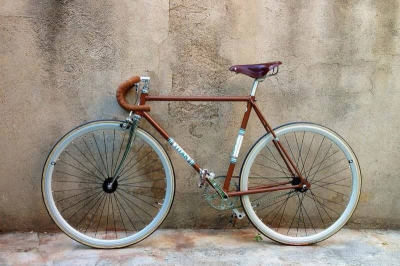
#> input picture 2 Parcial/mascaras/bici.jpg, 400 x 266 px
$ python mascaras.py
#> lines starting #> are read from the running program, lines starting #| are printed output that depends on the picture
import cv2
import numpy as np
import matplotlib.pyplot as plt

# Función para cargar la imagen
def cargar_imagen(ruta):
#> called with ruta = 'bici.jpg'
    imagen = cv2.imread(ruta, cv2.IMREAD_COLOR)  # Lee la imagen en color
#> imagen is the input picture: shape (266, 400, 3); mean B, G, R 131.1, 144, 154.3

    # Muestra la imagen
    cv2.imshow('Imagen Original', imagen)

    # Espera hasta que se presione una tecla
    cv2.waitKey(0)

    # Cierra todas las ventanas de OpenCV
    cv2.destroyAllWindows()
    return cv2.imread(ruta, cv2.IMREAD_GRAYSCALE)
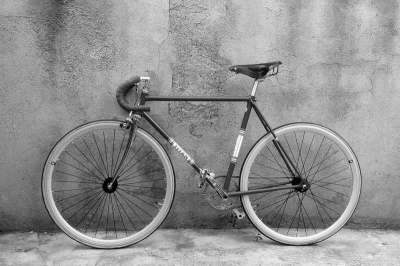
#> returned value: shape (266, 400); min 0, max 251, mean 145.1

# Función para mostrar la imagen
def mostrar_imagen(titulo, imagen):
    imagen = imagen.astype(np.uint8)  # Convierte a tipo uint8
    cv2.imshow(titulo, imagen)
    cv2.waitKey(0)
    cv2.destroyAllWindows()

# 1. Filtro Gaussiano
def filtro_gaussiano(imagen):
    mascara_gaussiana = np.array([
        [1, 1, 2, 2, 2, 1, 1],
        [1, 2, 2, 4, 2, 2, 1],
        [2, 2, 4, 8, 4, 2, 2],
        [2, 4, 8, 16, 8, 4, 2],
        [2, 2, 4, 8, 4, 2, 2],
        [1, 2, 2, 4, 2, 2, 1],
        [1, 1, 2, 2, 2, 1, 1]
    ])
    return aplicar_mascara(imagen, mascara_gaussiana)

# 2. Máscara de Prewitt Norte (Detecta bordes horizontales)
def mascara_prewitt_Norte(imagen):
    mascara = np.array([
        [-1, -2, -1],
        [ 0,  0,  0],
        [ 1,  2,  1]
    ])
    return aplicar_mascara(imagen, mascara)

# 3. Máscara de Prewitt Oeste (Detecta bordes verticales)
def mascara_prewitt_Oeste(imagen):
    mascara = np.array([
        [-1,  0,  1],
        [-2,  0,  2],
        [-1,  0,  1]
    ])
    return aplicar_mascara(imagen, mascara)

# 4. Máscara de Prewitt Este
def mascara_prewitt_Este(imagen):
    mascara = np.array([
        [ 1,  0, -1],
        [ 2,  0, -2],
        [ 1,  0, -1]
    ])
    return aplicar_mascara(imagen, mascara)

# 5. Máscara de Prewitt Sur
def mascara_prewitt_Sur(imagen):
    mascara = np.array([
        [1,   2,  1],
        [0,   0,  0],
        [-1,  -2,  -1]
    ])
    return aplicar_mascara(imagen, mascara)

# 6. Máscara de Prewitt Noreste
def mascara_prewitt_Noreste(imagen):
    mascara = np.array([
        [0,  -1,  -2],
        [1,  0,  -1],
        [2,  1,  0]
    ])
    return aplicar_mascara(imagen, mascara)

# 7. Máscara de Prewitt Sureste
def mascara_prewitt_Sureste(imagen):
    mascara = np.array([
        [ 2,  1,  0],
        [ 1,  0,  -1],
        [ 0, -1, -2]
    ])
    return aplicar_mascara(imagen, mascara)

# 8. Máscara de Prewitt Suroeste
# [272 lines left out: functions mascara_prewitt_Suroeste, mascara_prewitt_Noroeste, mascara_pasa_altas_3x3, mascara_pasa_altas_5x5, mascara_pasa_bajas_3x3, mascara_pasa_bajas_5x5 and 24 more, not called in this run]

def aplicar_mascara(imagen, mascara):
    M, N = imagen.shape      # D imagen
#> M = 266; N = 400
    m, n = mascara.shape   #  máscara
    print(f"Dimensiones de la imagen: {M}x{N}")
#| Dimensiones de la imagen: 266x400
    print(f"Dimensiones de la máscara: {m}x{n}")
    resultado = np.zeros_like(imagen)  # matriz de ceros
    print(f"M - m + 1---{M} - {m} + {1}= {M - m + 1}")
#| M - m + 1---266 - 7 + 1= 260
    print(f"N - n + 1---{N} - {n} + {1}= {N - n + 1}")
#| N - n + 1---400 - 7 + 1= 394

    for i in range(M - m + 1):
        for j in range(N - n + 1):
            suma = 0


            for k in range(m):
                for l in range(n):
                    suma += imagen[i + k, j + l] * mascara[k, l]

            resultado[i+1, j+1] = suma

    return resultado


if __name__ == "__main__":
    ruta_imagen = 'bici.jpg'
    imagen = cargar_imagen(ruta_imagen)


    # 1. Filtro Gaussiano
    imagen_gaussiana = filtro_gaussiano(imagen)
    mostrar_imagen("Imagen con Filtro Gaussiano", imagen_gaussiana)

    # 2. Máscara de Prewitt Norte
    imagen_prewitt_norte = mascara_prewitt_Norte(imagen)
#| Dimensiones de la imagen: 266x400
#| M - m + 1---266 - 3 + 1= 264
#| N - n + 1---400 - 3 + 1= 398
#> after the loop in aplicar_mascara (call 2), `for i in range(M - m + 1):`:
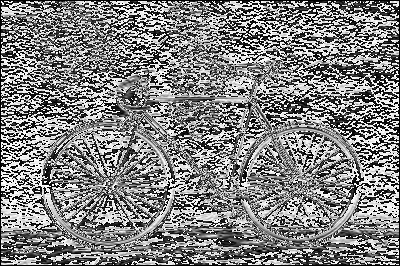
#> resultado: shape (266, 400); min 0, max 255, mean 129.7
    mostrar_imagen("Bordes con Prewitt Norte", imagen_prewitt_norte)


    # 3. Máscara de Prewitt Oeste
    imagen_prewitt_oeste = mascara_prewitt_Oeste(imagen)
#| Dimensiones de la imagen: 266x400
#| M - m + 1---266 - 3 + 1= 264
#| N - n + 1---400 - 3 + 1= 398
#> after the loop in aplicar_mascara (call 3), `for i in range(M - m + 1):`:
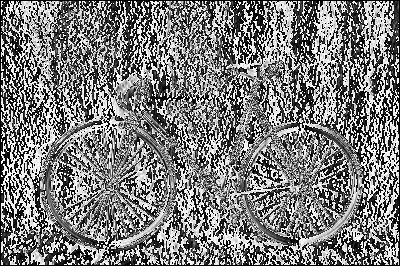
#> resultado: shape (266, 400); min 0, max 255, mean 123.9
    mostrar_imagen("Bordes con Prewitt Oeste", imagen_prewitt_oeste)

    # 4. Máscara de Prewitt Este
    imagen_prewitt_este = mascara_prewitt_Este(imagen)
#| Dimensiones de la imagen: 266x400
#| M - m + 1---266 - 3 + 1= 264
#| N - n + 1---400 - 3 + 1= 398
#> after the loop in aplicar_mascara (call 4), `for i in range(M - m + 1):`:
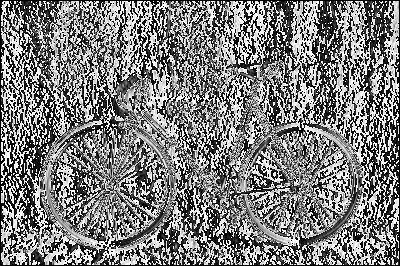
#> resultado: shape (266, 400); min 0, max 255, mean 125.4
    mostrar_imagen("Bordes con Prewitt Este", imagen_prewitt_este)

    # 5. Máscara de Prewitt Sur
    imagen_prewitt_sur = mascara_prewitt_Sur(imagen)
#| Dimensiones de la imagen: 266x400
#| M - m + 1---266 - 3 + 1= 264
#| N - n + 1---400 - 3 + 1= 398
#> after the loop in aplicar_mascara (call 5), `for i in range(M - m + 1):`:
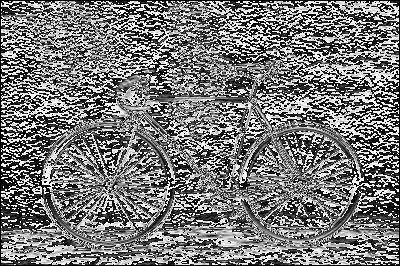
#> resultado: shape (266, 400); min 0, max 255, mean 120.1
    mostrar_imagen("Bordes con Prewitt Sur", imagen_prewitt_sur)

    # 6. Máscara de Prewitt Noreste
    imagen_prewitt_noreste = mascara_prewitt_Noreste(imagen)
#| Dimensiones de la imagen: 266x400
#| M - m + 1---266 - 3 + 1= 264
#| N - n + 1---400 - 3 + 1= 398
#> after the loop in aplicar_mascara (call 6), `for i in range(M - m + 1):`:
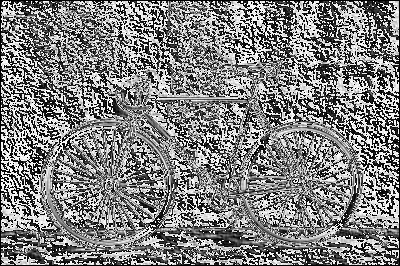
#> resultado: shape (266, 400); min 0, max 255, mean 128.6
    mostrar_imagen("Bordes con Prewitt Noreste", imagen_prewitt_noreste)

    # 7. Máscara de Prewitt Sureste
    imagen_prewitt_sureste = mascara_prewitt_Sureste(imagen)
#| Dimensiones de la imagen: 266x400
#| M - m + 1---266 - 3 + 1= 264
#| N - n + 1---400 - 3 + 1= 398
#> after the loop in aplicar_mascara (call 7), `for i in range(M - m + 1):`:
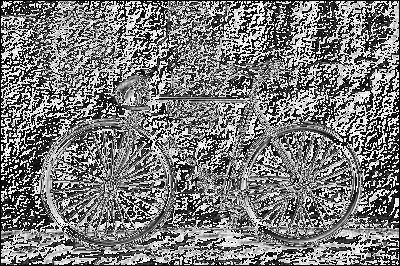
#> resultado: shape (266, 400); min 0, max 255, mean 122.3
    mostrar_imagen("Bordes con Prewitt Sureste", imagen_prewitt_sureste)

    # 8. Máscara de Prewitt Suroeste
    imagen_prewitt_suroeste = mascara_prewitt_Suroeste(imagen)
    mostrar_imagen("Bordes con Prewitt Suroeste", imagen_prewitt_suroeste)

    # 9. Máscara de Prewitt Noroeste
    imagen_prewitt_noroeste = mascara_prewitt_Noroeste(imagen)
    mostrar_imagen("Bordes con Prewitt Noroeste", imagen_prewitt_noroeste)

    # 12. Máscara pasa altas 3x3
    imagen_pasa_altas_3x3 = mascara_pasa_altas_3x3(imagen)
    mostrar_imagen("Imagen con Pasa Altas 3x3", imagen_pasa_altas_3x3)

    # 13. Máscara pasa altas 5x5
    imagen_pasa_altas_5x5 = mascara_pasa_altas_5x5(imagen)
    mostrar_imagen("Imagen con Pasa Altas 5x5", imagen_pasa_altas_5x5)

    # 14. Máscara pasa bajas 3x3
    imagen_pasa_bajas_3x3 = mascara_pasa_bajas_3x3(imagen)
    mostrar_imagen("Imagen con Pasa Bajas 3x3", imagen_pasa_bajas_3x3)

    # 15. Máscara pasa bajas 5x5
    imagen_pasa_bajas_5x5 = mascara_pasa_bajas_5x5(imagen)
    mostrar_imagen("Imagen con Pasa Bajas 5x5", imagen_pasa_bajas_5x5)

    # 16. Laplaciano 3x3
    imagen_laplaciano_3x3 = laplaciano_3x3(imagen)
    mostrar_imagen("Imagen con Laplaciano 3x3", imagen_laplaciano_3x3)

    # 17. Laplaciano 5x5
    imagen_laplaciano_5x5 = laplaciano_5x5(imagen)
    mostrar_imagen("Imagen con Laplaciano 5x5", imagen_laplaciano_5x5)

    # 18. Filtro de Robert
    imagen_filtro_robert = filtro_robert(imagen)
    mostrar_imagen("Imagen con Filtro de Robert", imagen_filtro_robert)

    # 20. Filtro Sobel Horizontal
    imagen_sobel_horizontal = filtro_sobel_horizontal(imagen)
    mostrar_imagen("Imagen con Sobel Horizontal", imagen_sobel_horizontal)

    # 21. Filtro Sobel Vertical
    imagen_sobel_vertical = filtro_sobel_vertical(imagen)
    mostrar_imagen("Imagen con Sobel Vertical", imagen_sobel_vertical)

    # 24. Filtro Prewitt Horizontal
    imagen_prewitt_horizontal = filtro_prewitt_horizontal(imagen)
    mostrar_imagen("Imagen con Prewitt Horizontal", imagen_prewitt_horizontal)

    # 25. Filtro Prewitt Vertical
    imagen_prewitt_vertical = filtro_prewitt_vertical(imagen)
    mostrar_imagen("Imagen con Prewitt Vertical", imagen_prewitt_vertical)

    # 26. Operador Isotrópico 1
    imagen_isotropico1 = operador_isotropico1(imagen)
    mostrar_imagen("Imagen con Operador Isotrópico 1", imagen_isotropico1)

    # 27. Operador Isotrópico 2
    imagen_isotropico2 = operador_isotropico2(imagen)
    mostrar_imagen("Imagen con Operador Isotrópico 2", imagen_isotropico2)

    # 28. Filtro Promedio
    imagen_promedio = filtro_promedio(imagen)
    mostrar_imagen("Imagen con Filtro Promedio", imagen_promedio)

    # 29. Filtro Media Ponderada
    imagen_media_ponderada = filtro_media_ponderada(imagen)
    mostrar_imagen("Imagen con Filtro Media Ponderada", imagen_media_ponderada)

    # 30. Laplaciano 2x2 1
    imagen_laplaciano_2x2_1 = laplaciano_2x2_1(imagen)
    mostrar_imagen("Imagen con Laplaciano 2x2 1", imagen_laplaciano_2x2_1)

    # 31. Laplaciano 2x2 2
    imagen_laplaciano_2x2_2 = laplaciano_2x2_2(imagen)
    mostrar_imagen("Imagen con Laplaciano 2x2 2", imagen_laplaciano_2x2_2)

    # 32. Laplaciano 2x2 3
    imagen_laplaciano_2x2_3 = laplaciano_2x2_3(imagen)
    mostrar_imagen("Imagen con Laplaciano 2x2 3", imagen_laplaciano_2x2_3)

    # 33. Laplaciano 2x2 4
    imagen_laplaciano_2x2_4 = laplaciano_2x2_4(imagen)
    mostrar_imagen("Imagen con Laplaciano 2x2 4", imagen_laplaciano_2x2_4)

    # 34. Laplaciano 3x3 1
    imagen_laplaciano_3x3_1 = laplaciano_3x3_1(imagen)
    mostrar_imagen("Imagen con Laplaciano 3x3 1", imagen_laplaciano_3x3_1)

    # 35. Laplaciano 3x3 2
    imagen_laplaciano_3x3_2 = laplaciano_3x3_2(imagen)
    mostrar_imagen("Imagen con Laplaciano 3x3 2", imagen_laplaciano_3x3_2)

    # 36. Laplaciano 3x3 3
    imagen_laplaciano_3x3_3 = laplaciano_3x3_3(imagen)
    mostrar_imagen("Imagen con Laplaciano 3x3 3", imagen_laplaciano_3x3_3)

    # 37. Laplaciano 3x3 4
    imagen_laplaciano_3x3_4 = laplaciano_3x3_4(imagen)
    mostrar_imagen("Imagen con Laplaciano 3x3 4", imagen_laplaciano_3x3_4)

    # 38. Laplaciano 3x3 5
    imagen_laplaciano_3x3_5 = laplaciano_3x3_5(imagen)
    mostrar_imagen("Imagen con Laplaciano 3x3 5", imagen_laplaciano_3x3_5)

    # 39. Laplaciano 3x3 6
    imagen_laplaciano_3x3_6 = laplaciano_3x3_6(imagen)
    mostrar_imagen("Imagen con Laplaciano 3x3 6", imagen_laplaciano_3x3_6)

    # 40. Laplaciano 3x3 7
    imagen_laplaciano_3x3_7 = laplaciano_3x3_7(imagen)
    mostrar_imagen("Imagen con Laplaciano 3x3 7", imagen_laplaciano_3x3_7)

    # 41. Máscara de Enfoque
    imagen_enfoque = mascara_enfoque(imagen)
    mostrar_imagen("Imagen con Máscara de Enfoque", imagen_enfoque)

    # 42. Máscaras Artísticas (1)
    imagen_artistica_1 = mascara_artistica_1(imagen)
    mostrar_imagen("Imagen con Máscara Artística 1", imagen_artistica_1)
